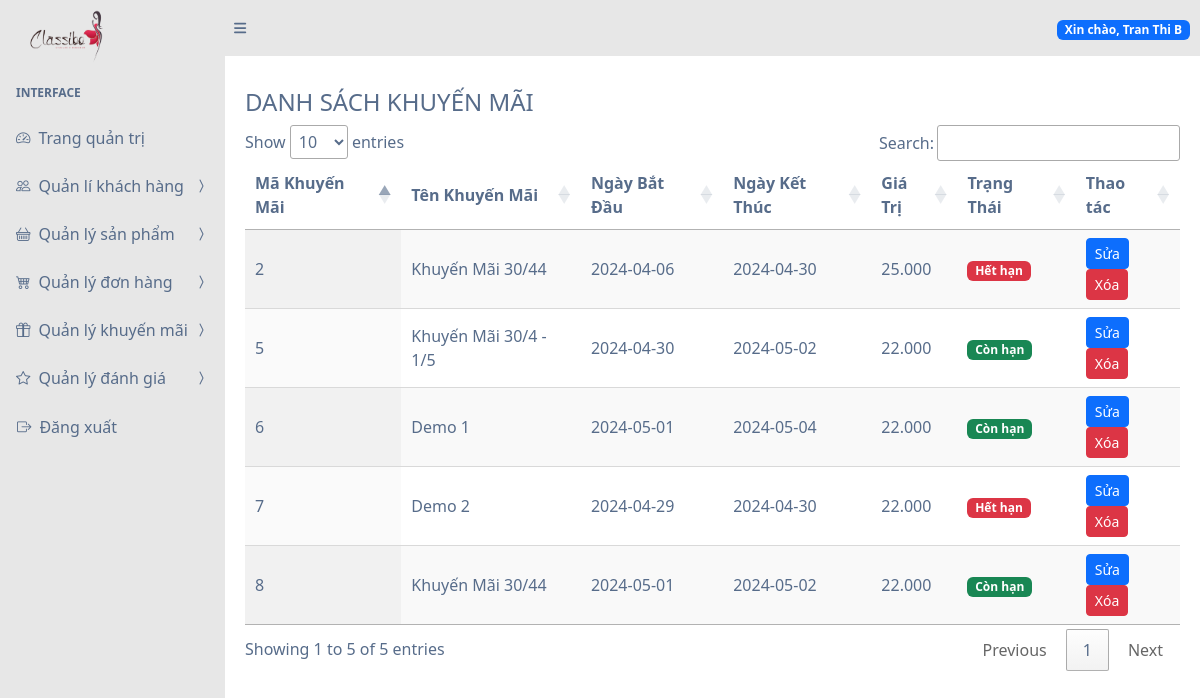
The app's page /?page=view-promotions (signed in) with its own data.
### tables this page shows
CREATE TABLE `khuyenmai` (
  `ma_khuyen_mai` int(11) NOT NULL,
  `ten_khuyen_mai` varchar(100) DEFAULT NULL,
  `ngay_bat_dau` date DEFAULT NULL,
  `ngay_ket_thuc` date DEFAULT NULL,
  `gia_tri` decimal(10,3) DEFAULT NULL
);

### views/view-promotions.php (the view, shortened to what this page needs)
<?php
include 'config/mysql_connection.php';
$query_promotions = "SELECT * FROM KhuyenMai";
$result_promotions = $conn->query($query_promotions);
?>
<div class="container mt-4">
    <h4>DANH SÁCH KHUYẾN MÃI</h4>
    <table id="promotionTable" class="display">
        <thead>
            <tr>
                <th>Mã Khuyến Mãi</th>
                <th>Tên Khuyến Mãi</th>
                <th>Ngày Bắt Đầu</th>
                <th>Ngày Kết Thúc</th>
                <th>Giá Trị</th>
                <th>Trạng Thái</th>
                <th>Thao tác</th>
            </tr>
        </thead>
        <tbody>
            <?php
            while ($row = $result_promotions->fetch_assoc()) {
                echo "<tr>";
                echo "<td>" . $row['ma_khuyen_mai'] . "</td>";
                echo "<td>" . $row['ten_khuyen_mai'] . "</td>";
                echo "<td>" . $row['ngay_bat_dau'] . "</td>";
                echo "<td>" . $row['ngay_ket_thuc'] . "</td>";
                echo "<td>" . $row['gia_tri'] . "</td>";
                $current_date = date("Y-m-d");
                if ($row['ngay_ket_thuc'] < $current_date) {
                    $status = "<span class='badge bg-danger'>Hết hạn</span>";
                } else {
                    $status = "<span class='badge bg-success'>Còn hạn</span>";
                }
                echo "<td>" . $status . "</td>";
                echo "<td>";
                echo "<a href='http://localhost:2222/nhanvien/?page=edit-promotion&id=" . $row['ma_khuyen_mai'] . "' class='btn btn-primary btn-sm'>Sửa</a>";
                echo "<button type='button' class='btn btn-danger btn-sm deleteBtn' data-id='" . $row['ma_khuyen_mai'] . "' data-name='" . $row['ten_khuyen_mai'] . "'>Xóa</button>";
                echo "</td>";
                echo "</tr>";
            }
            ?>
        </tbody>
    </table>
</div>

### records on screen
khuyenmai: ma_khuyen_mai "2", ten_khuyen_mai "Khuyến Mãi 30/44", ngay_bat_dau "2024-04-06", ngay_ket_thuc "2024-04-30", gia_tri "25.000", shows "Hết hạn"
khuyenmai: ma_khuyen_mai "5", ten_khuyen_mai "Khuyến Mãi 30/4 - 1/5", ngay_bat_dau "2024-04-30", ngay_ket_thuc "2024-05-02", gia_tri "22.000", shows "Còn hạn"
khuyenmai: ma_khuyen_mai "6", ten_khuyen_mai "Demo 1", ngay_bat_dau "2024-05-01", ngay_ket_thuc "2024-05-04", gia_tri "22.000", shows "Còn hạn"
khuyenmai: ma_khuyen_mai "7", ten_khuyen_mai "Demo 2", ngay_bat_dau "2024-04-29", ngay_ket_thuc "2024-04-30", gia_tri "22.000", shows "Hết hạn"
khuyenmai: ma_khuyen_mai "8", ten_khuyen_mai "Khuyến Mãi 30/44", ngay_bat_dau "2024-05-01", ngay_ket_thuc "2024-05-02", gia_tri "22.000", shows "Còn hạn"

### other values on screen
$_SESSION['username'] "Tran Thi B"
